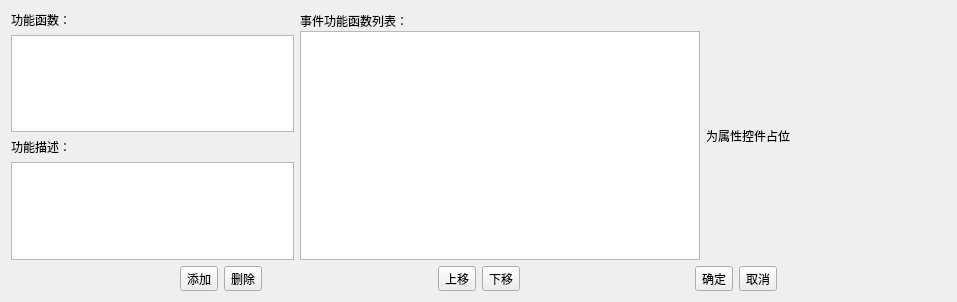
<?xml version="1.0" encoding="UTF-8"?>
<ui version="4.0">
 <class>TagFuncEditDialog</class>
 <widget class="QDialog" name="TagFuncEditDialog">
  <property name="geometry">
   <rect>
    <x>0</x>
    <y>0</y>
    <width>957</width>
    <height>302</height>
   </rect>
  </property>
  <property name="windowTitle">
   <string>Dialog</string>
  </property>
  <layout class="QGridLayout" name="gridLayout">
   <property name="sizeConstraint">
    <enum>QLayout::SetMinAndMaxSize</enum>
   </property>
   <item row="0" column="0">
    <layout class="QVBoxLayout" name="verticalLayout_2">
     <item>
      <widget class="QLabel" name="label">
       <property name="text">
        <string>功能函数：</string>
       </property>
      </widget>
     </item>
     <item>
      <widget class="QTreeView" name="treeViewFunc">
       <property name="minimumSize">
        <size>
         <width>120</width>
         <height>0</height>
        </size>
       </property>
      </widget>
     </item>
     <item>
      <widget class="QLabel" name="label_3">
       <property name="text">
        <string>功能描述：</string>
       </property>
      </widget>
     </item>
     <item>
      <widget class="QTextEdit" name="textDesc">
       <property name="frameShape">
        <enum>QFrame::StyledPanel</enum>
       </property>
       <property name="readOnly">
        <bool>true</bool>
       </property>
      </widget>
     </item>
    </layout>
   </item>
   <item row="0" column="1">
    <layout class="QVBoxLayout" name="vFuncLayout">
     <property name="spacing">
      <number>0</number>
     </property>
     <item>
      <layout class="QHBoxLayout" name="horizontalLayout">
       <item>
        <widget class="QLabel" name="label_2">
         <property name="text">
          <string>事件功能函数列表：</string>
         </property>
        </widget>
       </item>
       <item>
        <spacer name="horizontalSpacer">
         <property name="orientation">
          <enum>Qt::Horizontal</enum>
         </property>
         <property name="sizeHint" stdset="0">
          <size>
           <width>40</width>
           <height>20</height>
          </size>
         </property>
        </spacer>
       </item>
      </layout>
     </item>
     <item>
      <widget class="QTableView" name="tableViewFunc">
       <property name="minimumSize">
        <size>
         <width>400</width>
         <height>0</height>
        </size>
       </property>
      </widget>
     </item>
    </layout>
   </item>
   <item row="0" column="2">
    <layout class="QVBoxLayout" name="vLayoutProp">
     <item>
      <widget class="QLabel" name="lblRemove">
       <property name="minimumSize">
        <size>
         <width>240</width>
         <height>0</height>
        </size>
       </property>
       <property name="text">
        <string>为属性控件占位</string>
       </property>
      </widget>
     </item>
    </layout>
   </item>
   <item row="1" column="0" colspan="3">
    <layout class="QHBoxLayout" name="hLayoutBtn">
     <item>
      <spacer name="horizontalSpacer_2">
       <property name="orientation">
        <enum>Qt::Horizontal</enum>
       </property>
       <property name="sizeHint" stdset="0">
        <size>
         <width>40</width>
         <height>20</height>
        </size>
       </property>
      </spacer>
     </item>
     <item>
      <widget class="QToolButton" name="btnAdd">
       <property name="text">
        <string>添加</string>
       </property>
       <property name="icon">
        <iconset resource="images1.qrc">
         <normaloff>:/images1/add_light.png</normaloff>:/images1/add_light.png</iconset>
       </property>
       <property name="toolButtonStyle">
        <enum>Qt::ToolButtonTextBesideIcon</enum>
       </property>
      </widget>
     </item>
     <item>
      <widget class="QToolButton" name="btnDel">
       <property name="text">
        <string>删除</string>
       </property>
       <property name="icon">
        <iconset resource="images1.qrc">
         <normaloff>:/images1/del_light.png</normaloff>:/images1/del_light.png</iconset>
       </property>
       <property name="toolButtonStyle">
        <enum>Qt::ToolButtonTextBesideIcon</enum>
       </property>
      </widget>
     </item>
     <item>
      <spacer name="horizontalSpacer_3">
       <property name="orientation">
        <enum>Qt::Horizontal</enum>
       </property>
       <property name="sizeHint" stdset="0">
        <size>
         <width>40</width>
         <height>20</height>
        </size>
       </property>
      </spacer>
     </item>
     <item>
      <widget class="QToolButton" name="btnUp">
       <property name="text">
        <string>上移</string>
       </property>
       <property name="icon">
        <iconset resource="images1.qrc">
         <normaloff>:/images1/up.png</normaloff>:/images1/up.png</iconset>
       </property>
       <property name="toolButtonStyle">
        <enum>Qt::ToolButtonTextBesideIcon</enum>
       </property>
      </widget>
     </item>
     <item>
      <widget class="QToolButton" name="btnDown">
       <property name="text">
        <string>下移</string>
       </property>
       <property name="icon">
        <iconset resource="images1.qrc">
         <normaloff>:/images1/down.png</normaloff>:/images1/down.png</iconset>
       </property>
       <property name="toolButtonStyle">
        <enum>Qt::ToolButtonTextBesideIcon</enum>
       </property>
      </widget>
     </item>
     <item>
      <spacer name="horizontalSpacer_5">
       <property name="orientation">
        <enum>Qt::Horizontal</enum>
       </property>
       <property name="sizeHint" stdset="0">
        <size>
         <width>40</width>
         <height>20</height>
        </size>
       </property>
      </spacer>
     </item>
     <item>
      <widget class="QToolButton" name="btnOk">
       <property name="text">
        <string>确定</string>
       </property>
       <property name="icon">
        <iconset resource="images1.qrc">
         <normaloff>:/images1/Finish.png</normaloff>:/images1/Finish.png</iconset>
       </property>
       <property name="toolButtonStyle">
        <enum>Qt::ToolButtonTextBesideIcon</enum>
       </property>
      </widget>
     </item>
     <item>
      <widget class="QToolButton" name="btnCancel">
       <property name="text">
        <string>取消</string>
       </property>
       <property name="icon">
        <iconset resource="images1.qrc">
         <normaloff>:/images1/Cancel.png</normaloff>:/images1/Cancel.png</iconset>
       </property>
       <property name="toolButtonStyle">
        <enum>Qt::ToolButtonTextBesideIcon</enum>
       </property>
      </widget>
     </item>
     <item>
      <spacer name="horizontalSpacer_6">
       <property name="orientation">
        <enum>Qt::Horizontal</enum>
       </property>
       <property name="sizeHint" stdset="0">
        <size>
         <width>40</width>
         <height>20</height>
        </size>
       </property>
      </spacer>
     </item>
    </layout>
   </item>
  </layout>
 </widget>
 <resources>
  <include location="images1.qrc"/>
 </resources>
 <connections/>
</ui>
